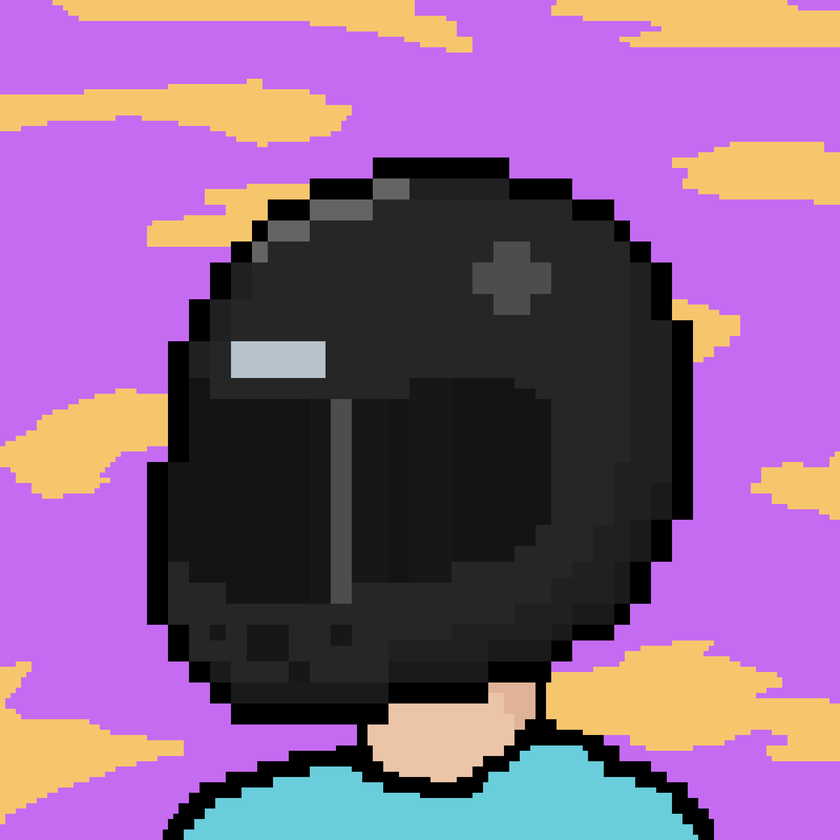
#> input picture Python Files/NL.png, 840 x 840 px, shrunk from 2560 x 2560 before the run
$ python NFT.py
#> lines starting #> are read from the running program, lines starting #| are printed output that depends on the picture
import numpy as np
from PIL import Image

# Open Image
img = Image.open('NL.png')
#> img is the input picture: PIL image 840x840 RGBA; mean R, G, B, A 138, 96.3, 142.3, 255
array = np.array(img)

# Get image shape and number of rows/columns
numrows = len(array)    # 3 rows in your example
#> numrows = 840
numcols = len(array[0]) # 2 columns in your example
#> numcols = 840
print(array.shape)
#| (840, 840, 4)

# Get original sky & cloud colors
sky_color = np.copy(array[0,0])
#> sky_color = [197, 107, 242, 255]

cloud_color = np.copy(array[0,800])
#> cloud_color = [197, 107, 242, 255]

## print(sky_color)
## print(sky_color2)
## print(cloud_color)

# New Sky Colors
sky_red_a = 3
sky_green_a = 169
sky_blue_a = 244
sky_alpha_a = 0.7*255

# New Cloud Colors
cloud_red_a = 183
cloud_green_a = 183
cloud_blue_a = 183
cloud_alpha_a = 1*255

# Array Copy
copy_array = np.copy(array)

for run_columns in range(numcols):
    for run_rows in range(numrows):
        # print(run_rows, run_columns) # Debug
        sky_color_comp = array[run_rows,run_columns,:] == sky_color[:]
        cloud_color_comp = array[run_rows,run_columns,:] == cloud_color[:]

        # Comparison
        if sky_color_comp.all():
            copy_array[run_rows, run_columns] = [sky_red_a, sky_green_a, sky_blue_a, sky_alpha_a]
        elif cloud_color_comp.all():
            copy_array[run_rows, run_columns] = [cloud_red_a, cloud_green_a, cloud_blue_a, cloud_alpha_a]
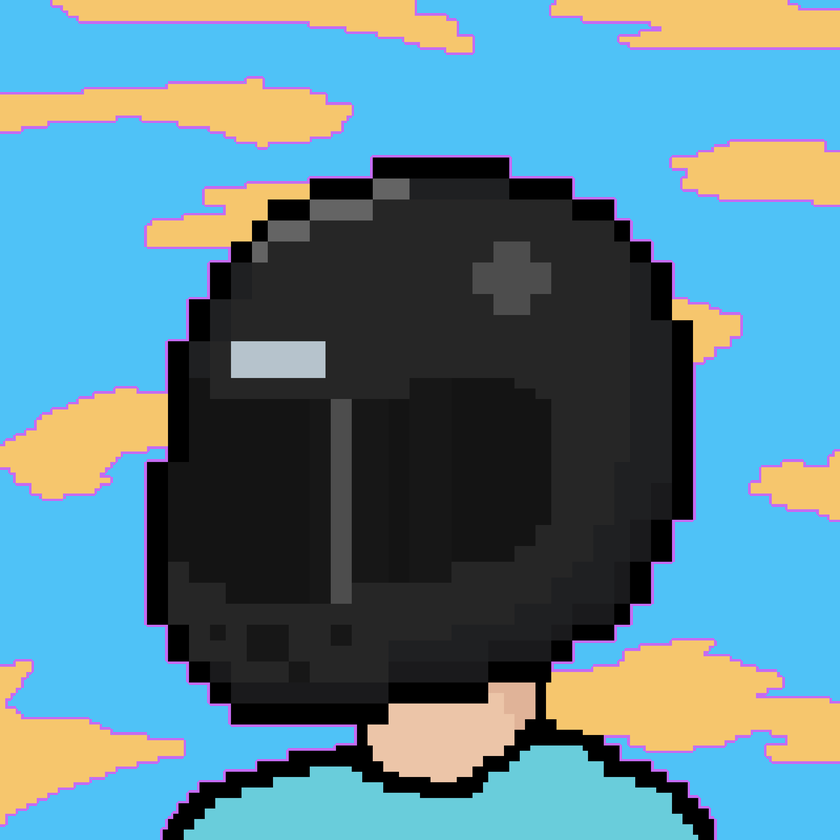
#> copy_array: shape (840, 840, 4); mean R, G, B, A 59.5, 121.4, 143.1, 223.9; transparent parts drawn white

# Save modified array as new image
new_array = Image.fromarray(copy_array)
new_array.save('NL_New.png')

old_img = Image.open('NL.png')
old_img.show()

new_img = Image.open('NL_New.png')
new_img.show()

print('END')
